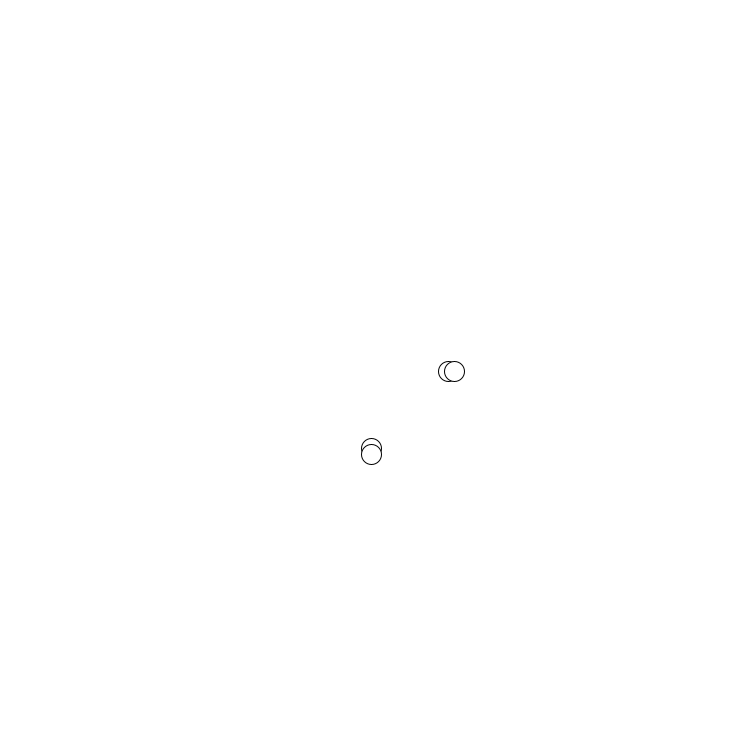
Frame 1 (no input)
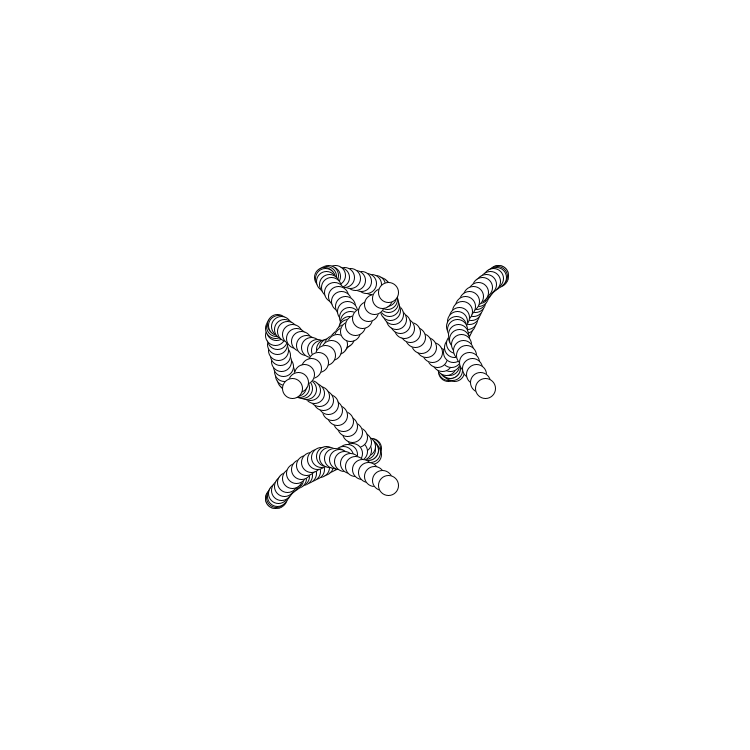
Frame 60 (the mouse pressed at the canvas centre just before this capture)
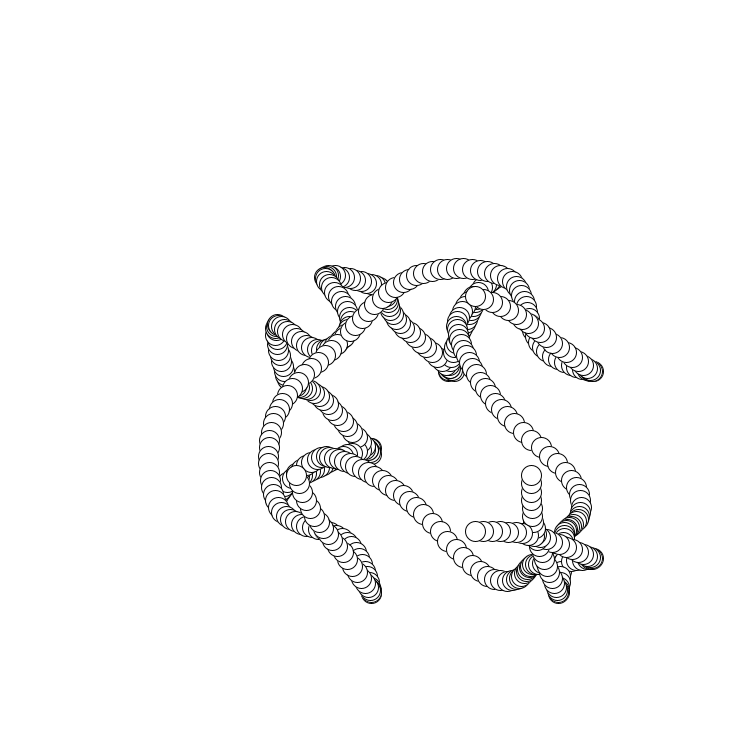
Frame 120 (the mouse held since frame 60 and released just before this capture)

The Processing sketch that drew these frames (run headless with seeded random() and noise(); from frame 60 on, the mouse is pressed at the canvas centre):

// Processing sketch: processing_114071
// ── processing_114071.pde

float xoff = 300;
float yoff= 1;

float xoff2 = 1;
float yoff2= 300;

float xoff3 = 1;
float yoff3= 0.0;

float xoff4 = 0.0;
float yoff4= 1;

void setup() {
  size(750, 750);
  background(255);
}

void draw() {
  
  xoff = xoff + .01;
  float n = noise(xoff) * width;
  yoff = yoff + .01;
  float h = noise(yoff) * height;
  ellipse(n, h, 20, 20);

  xoff2 = xoff2 + .01;
  float n2 = noise(xoff2) * width;
  yoff2 = yoff2 + .01;
  float h2 = noise(yoff2) * height;
  ellipse(n2, h2, 20, 20);

  xoff3 = xoff3 + .01;
  float n3 = noise(xoff3) * width;
  yoff3 = yoff3 + .01;
  float h3 = noise(yoff3) * height;
  ellipse(n3, h3, 20, 20);

  xoff4 = xoff4 + .01;
  float n4 = noise(xoff4) * width;
  yoff4 = yoff4 + .01;
  float h4 = noise(yoff4) * height;
  ellipse(n4, h4, 20, 20);
  
   int frame = frameCount % 3000;
  
  if(frame == 2999){
    background(255);
  }
}
